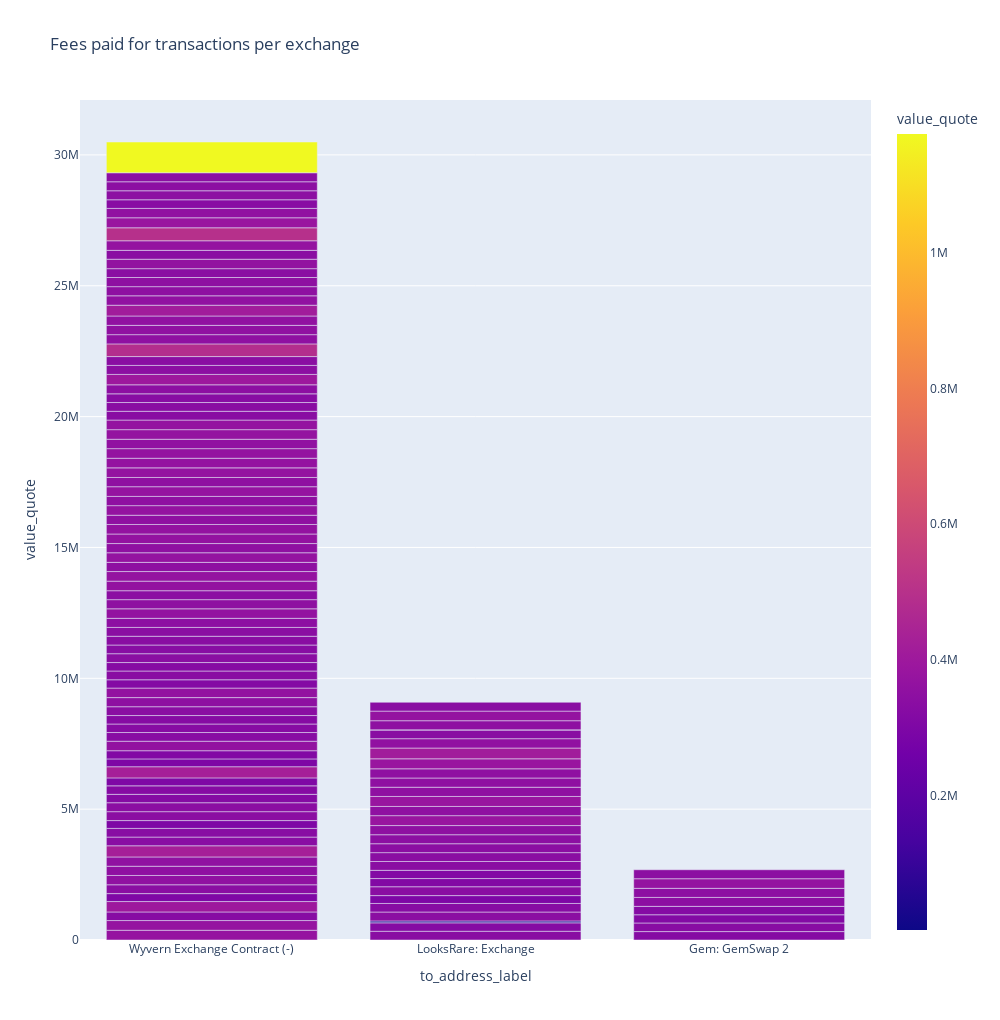

Source (notebook cell):
### Code cell
# Filter Through data for non null transactions
BAYC_sales_df = BAYC_tx_df[BAYC_tx_df['value_quote'] != 0]
BAYC_sales = BAYC_sales_df[BAYC_sales_df['to_address_label'].notnull()].dropna()

# Creating the plot using plotly express
BAYC_fig = px.bar(BAYC_sales, 
             x='to_address_label', 
             y= 'value_quote',
             color='value_quote',
             height=1020,
             width = 1000,
             title="Fees paid for transactions per exchange"
            )
BAYC_fig.show()

### Figure 1 — Plotly figure (JSON) as saved in the notebook; plotly's stock layout.template omitted (floating-point values rounded to 4 significant figures)
{"data": [{"alignmentgroup": "True", "hovertemplate": "to_address_label=%{x}<br>value_quote=%{marker.color}<extra></extra>", "legendgroup": "", "marker": {"color": [371700.0, 371700.0, 328800.0, 397400.0, 303100.0, 334500.0, 337400.0, 321300.0, 355400.0, 353100.0, 355400.0, 426500.0, 72190.0, 341200.0, 332600.0, 331200.0, 298500.0, 341200.0, 341200.0, 327000.0, 300500.0, 321300.0, 338300.0, 321300.0, 324100.0, 312700.0, 304200.0, 426500.0, 298500.0, 312700.0, 363000.0, 332100.0, 326200.0, 323300.0, 336500.0, 348800.0, 364400.0, 317100.0, 329100.0, 334700.0, 314400.0, 323300.0, 314400.0, 337700.0, 320300.0, 332100.0, 338000.0, 335000.0, 338000.0, 338000.0, 346800.0, 364400.0, 342400.0, 349700.0, 340900.0, 340900.0, 365900.0, 343800.0, 367300.0, 350600.0, 367300.0, 349700.0, 351700.0, 364400.0, 364400.0, 346800.0, 352600.0, 379100.0, 351800.0, 367300.0, 352600.0, 370300.0, 352600.0, 367300.0, 367300.0, 367300.0, 358500.0, 367300.0, 366400.0, 367300.0, 335000.0, 335000.0, 332100.0, 345300.0, 396700.0, 343800.0, 338000.0, 381700.0, 342900.0, 352600.0, 484900.0, 352600.0, 352600.0, 354700.0, 358500.0, 411400.0, 351200.0, 359800.0, 349700.0, 349400.0, 338000.0, 361100.0, 382000.0, 411400.0, 338000.0, 357900.0, 335000.0, 366800.0, 1469.0, 496600.0, 349700.0, 382000.0, 358400.0, 329700.0, 367000.0, 344000.0, 344000.0, 344000.0, 338000.0, 1175000.0], "coloraxis": "coloraxis", "pattern": {"shape": ""}}, "name": "", "offsetgroup": "", "orientation": "v", "showlegend": false, "textposition": "auto", "type": "bar", "x": ["Wyvern Exchange Contract (-)", "Wyvern Exchange Contract (-)", "Wyvern Exchange Contract (-)", "Wyvern Exchange Contract (-)", "Wyvern Exchange Contract (-)", "LooksRare: Exchange", "Wyvern Exchange Contract (-)", "LooksRare: Exchange", "Wyvern Exchange Contract (-)", "Wyvern Exchange Contract (-)", "Wyvern Exchange Contract (-)", "Wyvern Exchange Contract (-)", "LooksRare: Exchange", "LooksRare: Exchange", "Wyvern Exchange Contract (-)", "Wyvern Exchange Contract (-)", "Wyvern Exchange Contract (-)", "Wyvern Exchange Contract (-)", "Wyvern Exchange Contract (-)", "LooksRare: Exchange", "LooksRare: Exchange", "Gem: GemSwap 2", "LooksRare: Exchange", "Wyvern Exchange Contract (-)", "Wyvern Exchange Contract (-)", "LooksRare: Exchange", "Wyvern Exchange Contract (-)", "Wyvern Exchange Contract (-)", "Wyvern Exchange Contract (-)", "Wyvern Exchange Contract (-)", "Wyvern Exchange Contract (-)", "Wyvern Exchange Contract (-)", "Wyvern Exchange Contract (-)", "Wyvern Exchange Contract (-)", "Wyvern Exchange Contract (-)", "Wyvern Exchange Contract (-)", "Wyvern Exchange Contract (-)", "Wyvern Exchange Contract (-)", "Gem: GemSwap 2", "Wyvern Exchange Contract (-)", "LooksRare: Exchange", "Wyvern Exchange Contract (-)", "Gem: GemSwap 2", "Wyvern Exchange Contract (-)", "Gem: GemSwap 2", "Wyvern Exchange Contract (-)", "LooksRare: Exchange", "Wyvern Exchange Contract (-)", "LooksRare: Exchange", "Wyvern Exchange Contract (-)", "Wyvern Exchange Contract (-)", "Wyvern Exchange Contract (-)", "Gem: GemSwap 2", "Wyvern Exchange Contract (-)", "Wyvern Exchange Contract (-)", "LooksRare: Exchange", "Wyvern Exchange Contract (-)", "LooksRare: Exchange", "Wyvern Exchange Contract (-)", "Wyvern Exchange Contract (-)", "Wyvern Exchange Contract (-)", "LooksRare: Exchange", "Wyvern Exchange Contract (-)", "Wyvern Exchange Contract (-)", "Wyvern Exchange Contract (-)", "Gem: GemSwap 2", "Wyvern Exchange Contract (-)", "LooksRare: Exchange", "LooksRare: Exchange", "Wyvern Exchange Contract (-)", "Wyvern Exchange Contract (-)", "Wyvern Exchange Contract (-)", "Wyvern Exchange Contract (-)", "Wyvern Exchange Contract (-)", "Wyvern Exchange Contract (-)", "Wyvern Exchange Contract (-)", "Wyvern Exchange Contract (-)", "Wyvern Exchange Contract (-)", "Wyvern Exchange Contract (-)", "Gem: GemSwap 2", "Wyvern Exchange Contract (-)", "Wyvern Exchange Contract (-)", "Wyvern Exchange Contract (-)", "Wyvern Exchange Contract (-)", "Wyvern Exchange Contract (-)", "Wyvern Exchange Contract (-)", "Wyvern Exchange Contract (-)", "LooksRare: Exchange", "Gem: GemSwap 2", "LooksRare: Exchange", "Wyvern Exchange Contract (-)", "LooksRare: Exchange", "Wyvern Exchange Contract (-)", "Wyvern Exchange Contract (-)", "Wyvern Exchange Contract (-)", "Wyvern Exchange Contract (-)", "LooksRare: Exchange", "Wyvern Exchange Contract (-)", "Wyvern Exchange Contract (-)", "Wyvern Exchange Contract (-)", "Wyvern Exchange Contract (-)", "Wyvern Exchange Contract (-)", "LooksRare: Exchange", "LooksRare: Exchange", "Wyvern Exchange Contract (-)", "LooksRare: Exchange", "LooksRare: Exchange", "Wyvern Exchange Contract (-)", "LooksRare: Exchange", "Wyvern Exchange Contract (-)", "LooksRare: Exchange", "Wyvern Exchange Contract (-)", "Wyvern Exchange Contract (-)", "Wyvern Exchange Contract (-)", "LooksRare: Exchange", "Wyvern Exchange Contract (-)", "Wyvern Exchange Contract (-)", "Wyvern Exchange Contract (-)", "LooksRare: Exchange", "Wyvern Exchange Contract (-)"], "xaxis": "x", "y": [371700.0, 371700.0, 328800.0, 397400.0, 303100.0, 334500.0, 337400.0, 321300.0, 355400.0, 353100.0, 355400.0, 426500.0, 72190.0, 341200.0, 332600.0, 331200.0, 298500.0, 341200.0, 341200.0, 327000.0, 300500.0, 321300.0, 338300.0, 321300.0, 324100.0, 312700.0, 304200.0, 426500.0, 298500.0, 312700.0, 363000.0, 332100.0, 326200.0, 323300.0, 336500.0, 348800.0, 364400.0, 317100.0, 329100.0, 334700.0, 314400.0, 323300.0, 314400.0, 337700.0, 320300.0, 332100.0, 338000.0, 335000.0, 338000.0, 338000.0, 346800.0, 364400.0, 342400.0, 349700.0, 340900.0, 340900.0, 365900.0, 343800.0, 367300.0, 350600.0, 367300.0, 349700.0, 351700.0, 364400.0, 364400.0, 346800.0, 352600.0, 379100.0, 351800.0, 367300.0, 352600.0, 370300.0, 352600.0, 367300.0, 367300.0, 367300.0, 358500.0, 367300.0, 366400.0, 367300.0, 335000.0, 335000.0, 332100.0, 345300.0, 396700.0, 343800.0, 338000.0, 381700.0, 342900.0, 352600.0, 484900.0, 352600.0, 352600.0, 354700.0, 358500.0, 411400.0, 351200.0, 359800.0, 349700.0, 349400.0, 338000.0, 361100.0, 382000.0, 411400.0, 338000.0, 357900.0, 335000.0, 366800.0, 1469.0, 496600.0, 349700.0, 382000.0, 358400.0, 329700.0, 367000.0, 344000.0, 344000.0, 344000.0, 338000.0, 1175000.0], "yaxis": "y"}], "layout": {"barmode": "relative", "coloraxis": {"colorbar": {"title": {"text": "value_quote"}}, "colorscale": [[0, "#0d0887"], [0.1111, "#46039f"], [0.2222, "#7201a8"], [0.3333, "#9c179e"], [0.4444, "#bd3786"], [0.5556, "#d8576b"], [0.6667, "#ed7953"], [0.7778, "#fb9f3a"], [0.8889, "#fdca26"], [1, "#f0f921"]]}, "height": 1020, "legend": {"tracegroupgap": 0}, "title": {"text": "Fees paid for transactions per exchange"}, "width": 1000, "xaxis": {"anchor": "y", "autorange": true, "domain": [0, 1], "range": [-0.5, 2.5], "title": {"text": "to_address_label"}, "type": "category"}, "yaxis": {"anchor": "x", "autorange": true, "domain": [0, 1], "range": [0, 32100000.0], "title": {"text": "value_quote"}, "type": "linear"}}}
